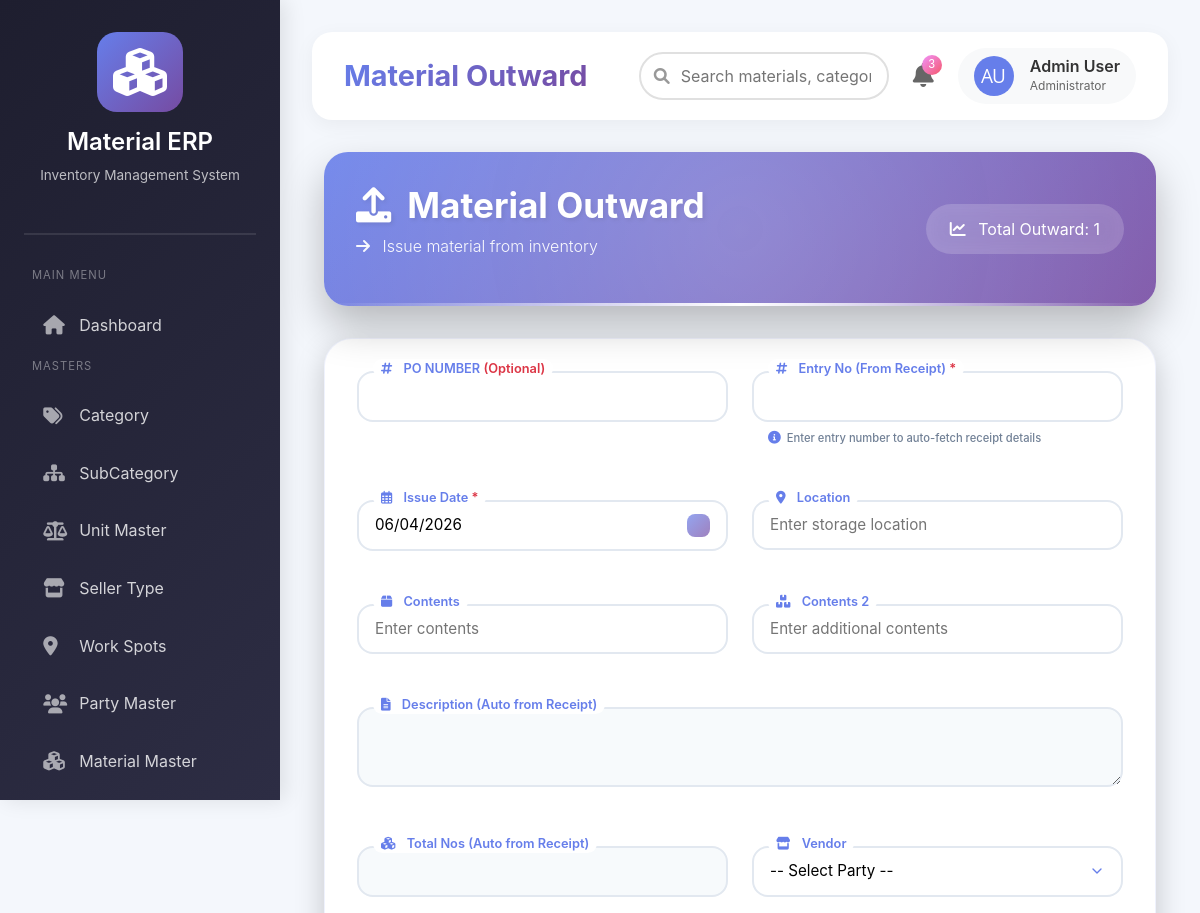
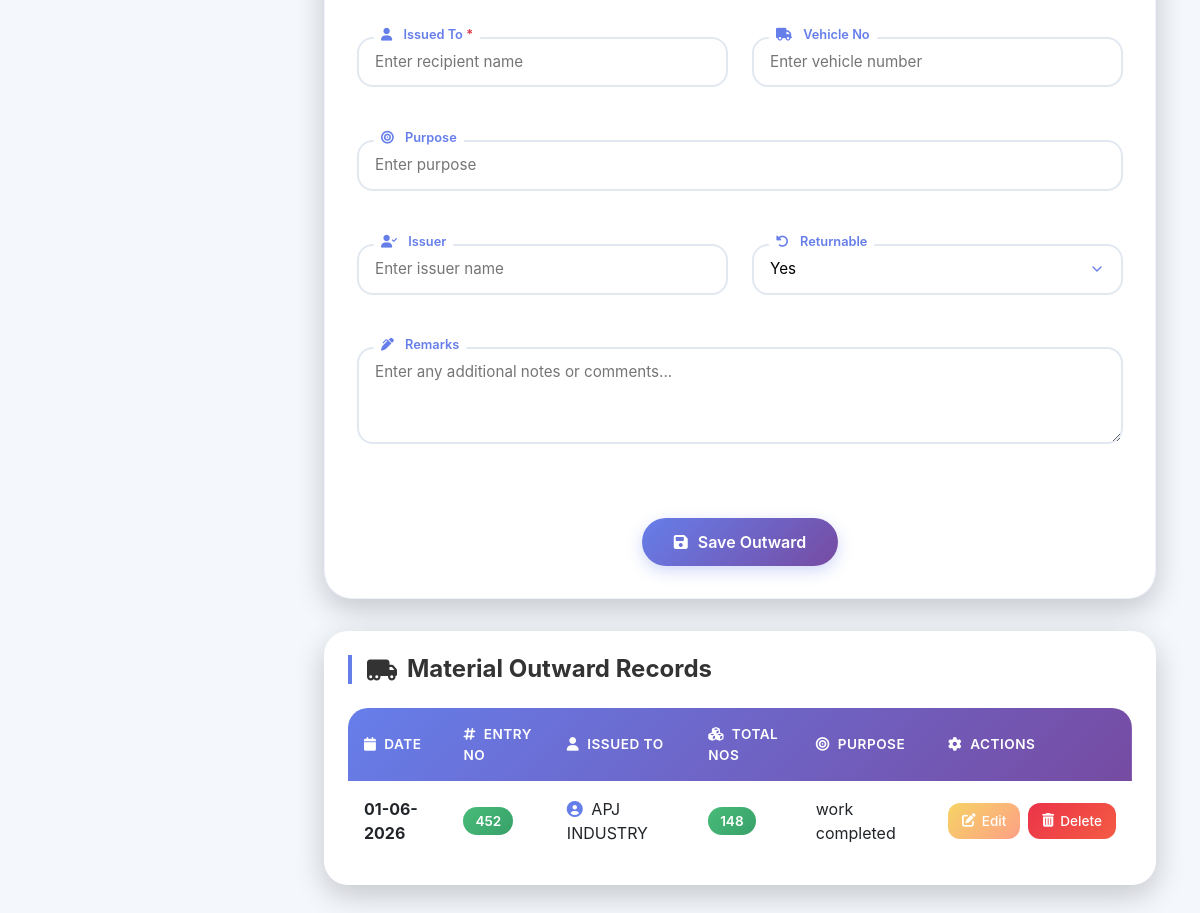
The page /materials/outward/ on the database its author committed (2 pictures, top to bottom).
### materials/models.py (models this page shows)
class MaterialOutward(models.Model):
    issue_date = models.DateField()
    po = models.CharField(max_length=50)
    entry_no = models.IntegerField()
    location = models.CharField(max_length=100)
    contents = models.CharField(max_length=100)
    contents2 = models.CharField(max_length=100)
    description = models.TextField()
    totalno = models.IntegerField()
    vendor = models.CharField(max_length=100)
    issuedto = models.CharField(max_length=100)
    vehicleno = models.CharField(max_length=50)
    purpose = models.CharField(max_length=200)
    issuer = models.CharField(max_length=100)
    returnable = models.BooleanField(default=False)
    remarks = models.TextField()
    acknowledgement = models.BooleanField(default=False)

### materials/views.py (the view, shortened to what this page needs)
# urls.py: path('outward/', views.material_outward, name='material_outward'),                    # Create + List + Edit
def material_outward(request, pk=None):
    instance = None
    if pk:
        instance = get_object_or_404(MaterialOutward, pk=pk)
    outward_list = MaterialOutward.objects.order_by('-issue_date')
    parties = PartyMaster.objects.all()
    data = []
    for party in parties:
        data.append({
            'id': party.id,
            'name': party.name
        })
    return render(request, 'materials/material_outward.html', {
        'outward_list': outward_list,
        'instance': instance,
        'is_edit': bool(instance),
        'data':data,
        'today': date.today(),
    })

### materials/templates/materials/material_outward.html (shortened to what this page needs)
{% extends 'base.html' %}
{% load static %}
{% block page_title %}Material Outward{% endblock %}
{% block content %}
<div class="container-fluid">
    <div class="material-header">
        <div class="d-flex justify-content-between align-items-center flex-wrap gap-3">
            <div>
                <h1 class="display-4 fw-bold">
                    {% if is_edit %}
                        <i class="fas fa-edit me-3"></i>Edit Material Outward
                    {% else %}
                        <i class="fas fa-upload me-3"></i>Material Outward
                    {% endif %}
                </h1>
                <p class="lead">
                    <i class="fas fa-arrow-right me-2"></i>
                    {% if is_edit %}Update outward details{% else %}Issue material from inventory{% endif %}
                </p>
            </div>
            <div class="material-badge" style="background: rgba(255,255,255,0.2); backdrop-filter: blur(10px); padding: 0.8rem 1.5rem; border-radius: 60px;">
                <i class="fas fa-chart-line me-2"></i>
                Total Outward: {{ outward_list|length }}
            </div>
        </div>
    </div>
    <div class="form-card">
        <form method="POST" id="outwardForm" novalidate>
            <div class="row g-4">
                 <div class="col-md-6">
                    <div class="floating-label">
                        <label>
                            <i class="fas fa-hashtag me-2"></i> PO NUMBER
                            <span class="text-danger">(Optional)</span>
                        </label>
                        <input id="po"
                            name="po"
                            type="text"
                            class="form-control-modern"
                            value="{% if instance %}{{ instance.po }}{% endif %}">
                    </div>
                </div>
                <div class="col-md-6">
                    <div class="floating-label">
                        <label><i class="fas fa-hashtag me-2"></i> Entry No (From Receipt) <span class="text-danger">*</span></label>
                        <input name="entry_no" id="entry_no" type="number"
                               class="form-control-modern"
                               value="{% if instance %}{{ instance.entry_no }}{% endif %}"
                               required data-tooltip="Enter receipt entry number to auto-fetch details">
                        <div class="form-hint">
                            <i class="fas fa-info-circle"></i> Enter entry number to auto-fetch receipt details
                        </div>
                    </div>
                </div>
                <div class="col-md-6">
                    <div class="floating-label">
                        <label><i class="far fa-calendar-alt me-2"></i> Issue Date <span class="text-danger">*</span></label>
                        <input id="issue_date" name="issue_date" type="date" class="form-control-modern"
                               value="{% if instance %}{{ instance.issue_date|date:'Y-m-d' }}{% else %}{{ today|date:'Y-m-d' }}{% endif %}"
                               required data-tooltip="Select the date of material issue">
                    </div>
                </div>
                <div class="col-md-6">
                    <div class="floating-label">
                        <label><i class="fas fa-map-marker-alt me-2"></i> Location</label>
                        <input name="location" class="form-control-modern"
                               value="{% if instance %}{{ instance.location }}{% endif %}"
                               data-tooltip="Storage location" placeholder="Enter storage location">
                    </div>
                </div>
                <div class="col-md-6">
                    <div class="floating-label">
                        <label><i class="fas fa-box me-2"></i> Contents</label>
                        <input name="contents" class="form-control-modern"
                               value="{% if instance %}{{ instance.contents }}{% endif %}"
                               data-tooltip="Contents description" placeholder="Enter contents">
                    </div>
                </div>
                <div class="col-md-6">
                    <div class="floating-label">
                        <label><i class="fas fa-boxes me-2"></i> Contents 2</label>
                        <input name="contents2" class="form-control-modern"
                               value="{% if instance %}{{ instance.contents2 }}{% endif %}"
                               data-tooltip="Additional contents" placeholder="Enter additional contents">
                    </div>
                </div>
                <div class="col-md-12">
                    <div class="floating-label">
                        <label><i class="fas fa-file-alt me-2"></i> Description (Auto from Receipt)</label>
                        <textarea id="description" name="description" rows="2" class="form-control-modern" readonly
                                  data-tooltip="Auto-filled from receipt">{% if instance %}{{ instance.description }}{% endif %}</textarea>
                    </div>
                </div>
                <div class="col-md-6">
                    <div class="floating-label">
                        <label><i class="fas fa-cubes me-2"></i> Total Nos (Auto from Receipt)</label>
                        <input name="totalno" id="totalno" type="number" class="form-control-modern"
                               value="{% if instance %}{{ instance.totalno }}{% endif %}" readonly
                               data-tooltip="Auto-filled from receipt">
                    </div>
                </div>
                <div class="col-md-6">
                    <div class="floating-label">
                        <label><i class="fas fa-store me-2"></i> Vendor</label>
                         <select id="vendor" name="vendor" class="form-control-modern" required>
                            <option value="">-- Select Party --</option>
                        </select>
                    </div>
                </div>
                <div class="col-md-6">
                    <div class="floating-label">
                        <label><i class="fas fa-user me-2"></i> Issued To <span class="text-danger">*</span></label>
                        <input  id ="issuedto"name="issuedto" class="form-control-modern"
                               value="{% if instance %}{{ instance.issuedto }}{% endif %}"
                               required data-tooltip="Person/Department receiving material" placeholder="Enter recipient name">
                    </div>
                </div>
                <div class="col-md-6">
                    <div class="floating-label">
                        <label><i class="fas fa-truck me-2"></i> Vehicle No</label>
                        <input id="vehicleno" name="vehicleno" class="form-control-modern"
                               value="{% if instance %}{{ instance.vehicle_no }}{% endif %}"
                               data-tooltip="Vehicle registration number" placeholder="Enter vehicle number">
                    </div>
                </div>
                <div class="col-md-12">
                    <div class="floating-label">
                        <label><i class="fas fa-bullseye me-2"></i> Purpose</label>
                        <input name="purpose" class="form-control-modern"
                               value="{% if instance %}{{ instance.purpose }}{% endif %}"
                               data-tooltip="Purpose of material issue" placeholder="Enter purpose">
                    </div>
                </div>
                <div class="col-md-6">
                    <div class="floating-label">
                        <label><i class="fas fa-user-check me-2"></i> Issuer</label>
                        <input id="issuer" name="issuer" class="form-control-modern"
                               value="{% if instance %}{{ instance.issuer }}{% endif %}"
                               data-tooltip="Person issuing material" placeholder="Enter issuer name">
                    </div>
                </div>
                <div class="col-md-6">
                    <div class="floating-label">
                        <label><i class="fas fa-undo-alt me-2"></i> Returnable</label>
                        <select name="returnable" class="form-control-modern" data-tooltip="Is the material returnable?">
                            <option value="True" {% if instance and instance.returnable %}selected{% endif %}>
                                <i class="fas fa-check-circle"></i> Yes
                            </option>
                        </select>
                    </div>
                </div>
                <div class="col-md-12">
                    <div class="floating-label">
                        <label><i class="fas fa-pen-alt me-2"></i> Remarks</label>
                        <textarea name="remarks" id="remarks" rows="3" class="form-control-modern"
                                  data-tooltip="Additional notes" placeholder="Enter any additional notes or comments...">{% if instance %}{{ instance.remarks }}{% endif %}</textarea>
                    </div>
                </div>
            </div>
            <div class="text-center mt-4 pt-3 d-flex flex-wrap justify-content-center gap-3">
                <button type="submit" class="btn-save" id="submitBtn">
                    <i class="fas fa-save"></i>
                    {% if is_edit %}Update Outward{% else %}Save Outward{% endif %}
                </button>
            </div>
        </form>
    </div>
    <div class="table-container">
        <h3>
            <i class="fas fa-truck-moving"></i>
            Material Outward Records
        </h3>
        <div style="overflow-x: auto;">
            <table class="table-modern">
                <thead>
                    <tr>
                        <th><i class="fas fa-calendar me-1"></i> Date</th>
                        <th><i class="fas fa-hashtag me-1"></i> Entry No</th>
                        <th><i class="fas fa-user me-1"></i> Issued To</th>
                        <th><i class="fas fa-cubes me-1"></i> Total Nos</th>
                        <th><i class="fas fa-bullseye me-1"></i> Purpose</th>
                        <th><i class="fas fa-cog me-1"></i> Actions</th>
                    </tr>
                </thead>
                <tbody>
                    {% for item in outward_list %}
                    <tr>
                        <td><strong>{{ item.issue_date|date:'d-m-Y' }}</strong></td>
                        <td><span class="badge-outward">{{ item.entry_no }}</span></td>
                        <td><i class="fas fa-user-circle me-1" style="color: #667eea;"></i> {{ item.issuedto }}</td>
                        <td><span class="badge-outward">{{ item.totalno }}</span></td>
                        <td>{{ item.purpose|default:"-"|truncatechars:30 }}</td>
                        <td>
                            <div class="action-buttons">
                                <a href="{% url 'material_outward' item.pk %}" class="btn-edit" data-tooltip="Edit outward record">
                                    <i class="fas fa-edit"></i> Edit
                                </a>
                                <form method="post" action="{% url 'material_outward_delete' item.pk %}"
                                      style="display:inline;"
                                      onsubmit="return confirm('⚠️ Are you sure you want to delete this outward record? This action cannot be undone.')">
                                    <button type="submit" class="btn-delete" data-tooltip="Delete outward record">
                                        <i class="fas fa-trash-alt"></i> Delete
                                    </button>
                                </form>
                            </div>
                        </td>
                    </tr>
                    {% endfor %}
                </tbody>
            </table>
        </div>
    </div>
</div>
{% endblock %}

### rows shown on the page
MaterialOutward: issue_date "01-06-2026", entry_no "452", issuedto "APJ INDUSTRY", totalno "148", purpose "work completed"

### other values the page prints
{{ outward_list|length }} "1"
